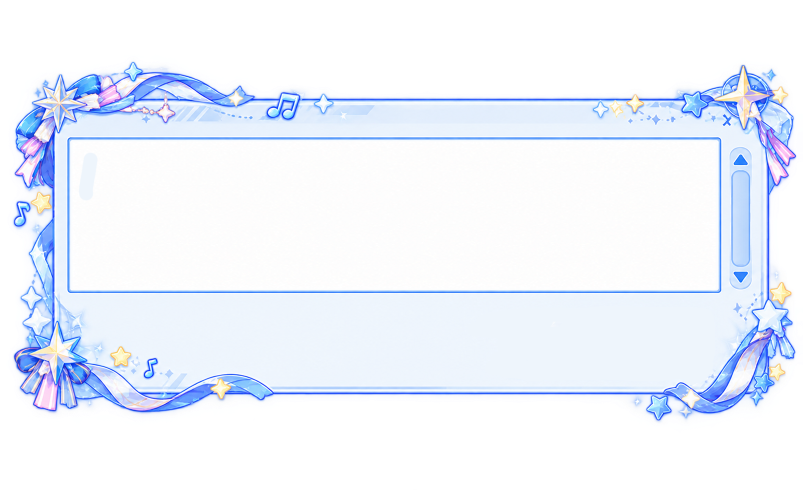
#> input picture assets/chat_box.png, 1606 x 979 px (shown at 1/2 size); its folder holds 3 pictures in this run
$ python -i conversation_ui.py   (imports and definitions only)
#> lines starting #> are read from the running program, lines starting #| are printed output that depends on the picture
"""Selectable conversation history and a multiline, lightweight composer."""
import os
import time
import tkinter as tk
from tkinter import ttk
from tkinter.scrolledtext import ScrolledText
from ui_theme import INK,MUTED,ACCENT,apply,copy_bindings,copy_text,page_header
import layered_window

# 新的输入框素材：整张边框图 + 发送键（常态/按下带阴影）
CHAT_BOX_IMG=os.path.join(os.path.dirname(os.path.dirname(os.path.abspath(__file__))),"assets","chat_box.png")
CHAT_SEND_IMG=os.path.join(os.path.dirname(os.path.dirname(os.path.abspath(__file__))),"assets","chat_send.png")
CHAT_SEND_PRESS_IMG=os.path.join(os.path.dirname(os.path.dirname(os.path.abspath(__file__))),"assets","chat_send_press.png")
CHAT_BOX_W=460          # 输入框显示宽度（图按比例缩放）
CHAT_INK='#1a3f8f'      # 输入文字的深蓝色
CHAT_SEND_RATIO=0.24     # 发送键宽度 = 输入框宽度的 24%
CHAT_SEND_H_RATIO=0.2928 # 发送键高/宽（按浅色那张定死，两态同尺寸才不会错位）
CHAT_SEND_RIGHT=0.885    # 发送键右边缘（对齐文字区右边）
CHAT_SEND_MID_Y=0.70     # 发送键垂直中心（素材下半条带）
CHAT_TEXT_FILL='#ffffff'  # 文字区的底色（和素材内框一致）
CHAT_GLOW_CUT=10          # 低于这个 alpha 的柔光抹掉（只清掉几乎看不见的噪声，别削掉花纹里的柔光）
CHAT_TOOL_W=56            # 「截图 / 文件」按钮宽度
CHAT_TOOL_GAP=8           # 按钮之间的间距
CHAT_ATTACH_MAX=6         # 一次最多带几个附件或PDF页面
CHAT_FILE_MAX=6000        # 文本附件最多读多少字
CHAT_IMG_EXT=('.png','.jpg','.jpeg','.gif','.bmp','.webp','.tif','.tiff')
_chat_images=None
_chat_visible=None

def chat_images():
    """(边框, 发送键, 发送键按下) 三张图，按 CHAT_BOX_W 缩放后缓存。
    两张发送键统一缩到同一尺寸——素材本身宽高比不同，只按宽度缩会一高一矮。"""
    global _chat_images
    if _chat_images is None:
        from PIL import Image
        lut=[0]*CHAT_GLOW_CUT+list(range(CHAT_GLOW_CUT,256))
        def cut(img):
            img.putalpha(img.getchannel("A").point(lut))
            return img
        def resize(img,size):
            # 预乘 alpha 再缩放：透明像素的 RGB 常常是黑的，直接缩会把黑边渗进边缘（看着像锯齿）
            return img.convert("RGBa").resize(size,Image.Resampling.LANCZOS).convert("RGBA")
        box=Image.open(CHAT_BOX_IMG).convert("RGBA")
#> box is the input picture: PIL image 1606x979 RGBA; mean R, G, B, A 145.8, 153.7, 166.8, 150.8
        scale=CHAT_BOX_W/float(box.width)
#> scale = 0.286
        box=cut(resize(box,(CHAT_BOX_W,max(1,round(box.height*scale)))))
#> in resize, `return img.convert("RGBa").resize(size,Image.Resampling.LANCZOS).conve..`:
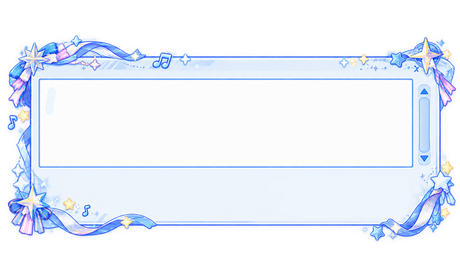
#> returned value: PIL image 460x280 RGBA; mean R, G, B, A 145.1, 153, 166.2, 150.7; transparent parts drawn white
        width=round(CHAT_BOX_W*CHAT_SEND_RATIO)
        height=max(1,round(width*CHAT_SEND_H_RATIO))
        def button(path):
#> called with path = 'assets/chat_send.png'
            img=Image.open(path).convert("RGBA")
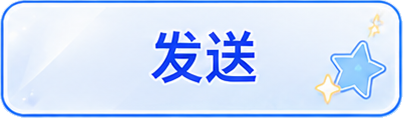
#> input picture assets/chat_send.png, 403 x 118 px
#> img is the input picture: PIL image 403x118 RGBA; mean R, G, B, A 205.6, 222.2, 251, 248.7
            bbox=img.getchannel("A").getbbox()
#> bbox = (0, 0, 403, 118)
            if bbox:img=img.crop(bbox)
            return cut(resize(img,(width,height)))
#> call 2 of resize, with size = (110, 32)
#> in resize (call 2), `return img.convert("RGBa").resize(size,Image.Resampling.LANCZOS).conve..`:
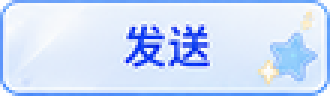
#> returned value: PIL image 110x32 RGBA (shown 3 times larger); mean R, G, B, A 202.5, 219.4, 249.2, 249.1; transparent parts drawn white
        _chat_images=(box,button(CHAT_SEND_IMG),button(CHAT_SEND_PRESS_IMG))
#> call 2 of button, with path = 'assets/chat_send_press.png'
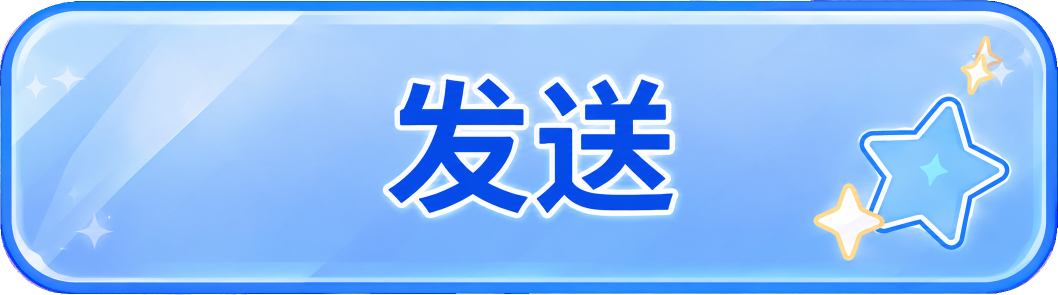
#> input picture assets/chat_send_press.png, 2115 x 589 px (shown at 1/2 size)
#> in button, img is the input picture: PIL image 2115x589 RGBA; mean R, G, B, A 137.7, 185, 245.6, 250
#> in button (call 2), `bbox=img.getchannel("A").getbbox()`: bbox = (0, 0, 2115, 589)
#> call 3 of resize, with size = (110, 32)
#> in resize (call 3), `return img.convert("RGBa").resize(size,Image.Resampling.LANCZOS).conve..`:
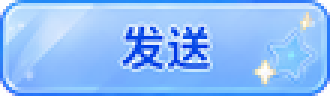
#> returned value: PIL image 110x32 RGBA (shown 3 times larger); mean R, G, B, A 138.8, 186.5, 249.1, 250.3; transparent parts drawn white
    return _chat_images

# [102 lines left out: functions chat_text_rect, chat_visible_rect, _pil_font, _draw_tool_button, _thumb, _draw_attach_previews and 2 more, not called in this run]


class Composer(ScrolledText):
    def get(self,*args):return super().get(*(args or ('1.0','end-1c')))

class ConversationUIMixin:
    # [239 lines left out: functions open_chat_input, _refocus_chat_entry, attach_screenshot, attach_file, show_chat_log, not called in this run]

>>> result = chat_images()
